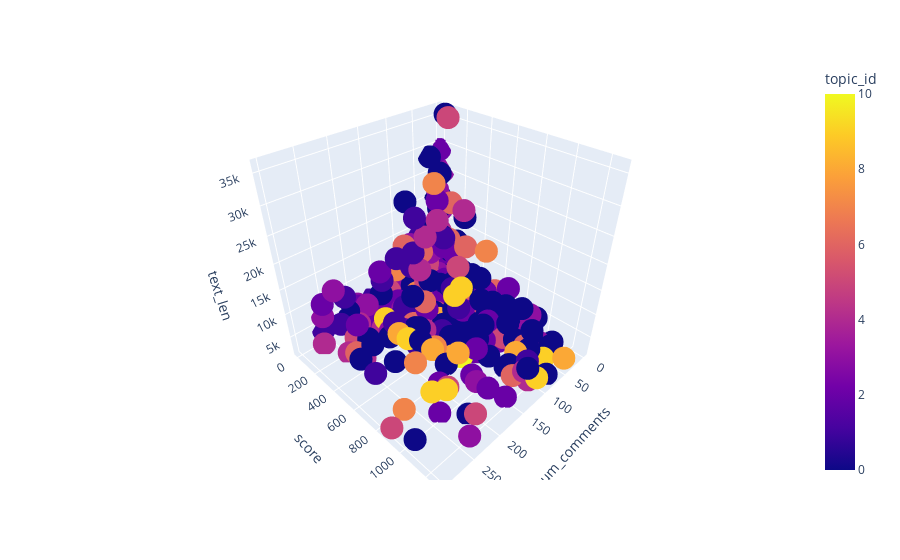

Notebook cell for this chart:
### Markdown cell above
## Визуализация данных

### Code cell
from plotly import express as px
px.scatter_3d(sbm_data_wo_outliers.sample(1000), x="num_comments", y="score", z="text_len", color="topic_id")

### Figure 1 — Plotly figure (JSON) as saved in the notebook; plotly's stock layout.template omitted (floating-point values rounded to 4 significant figures; data arrays with more than 128 entries replaced by an {"elided": "..."} marker saying what was removed)
{"data": [{"hovertemplate": "num_comments=%{x}<br>score=%{y}<br>text_len=%{z}<br>topic_id=%{marker.color}<extra></extra>", "legendgroup": "", "marker": {"color": {"elided": "1000 int values"}, "coloraxis": "coloraxis", "symbol": "circle"}, "mode": "markers", "name": "", "scene": "scene", "showlegend": false, "type": "scatter3d", "x": {"elided": "1000 int values"}, "y": {"elided": "1000 int values"}, "z": {"elided": "1000 int values"}}], "layout": {"coloraxis": {"colorbar": {"title": {"text": "topic_id"}}, "colorscale": [[0, "#0d0887"], [0.1111, "#46039f"], [0.2222, "#7201a8"], [0.3333, "#9c179e"], [0.4444, "#bd3786"], [0.5556, "#d8576b"], [0.6667, "#ed7953"], [0.7778, "#fb9f3a"], [0.8889, "#fdca26"], [1, "#f0f921"]]}, "legend": {"tracegroupgap": 0}, "margin": {"t": 60}, "scene": {"domain": {"x": [0, 1], "y": [0, 1]}, "xaxis": {"title": {"text": "num_comments"}}, "yaxis": {"title": {"text": "score"}}, "zaxis": {"title": {"text": "text_len"}}}}}
